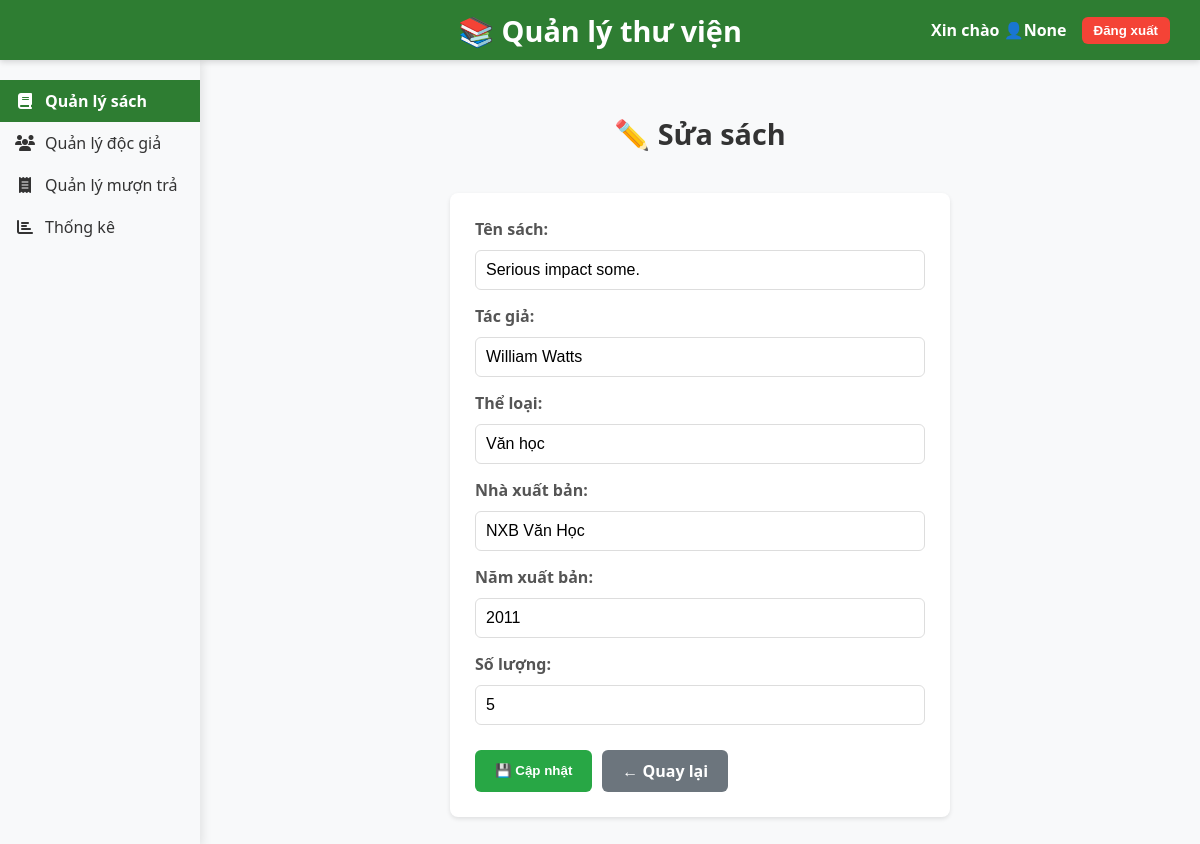
Before: /edit/12 with the older database file.
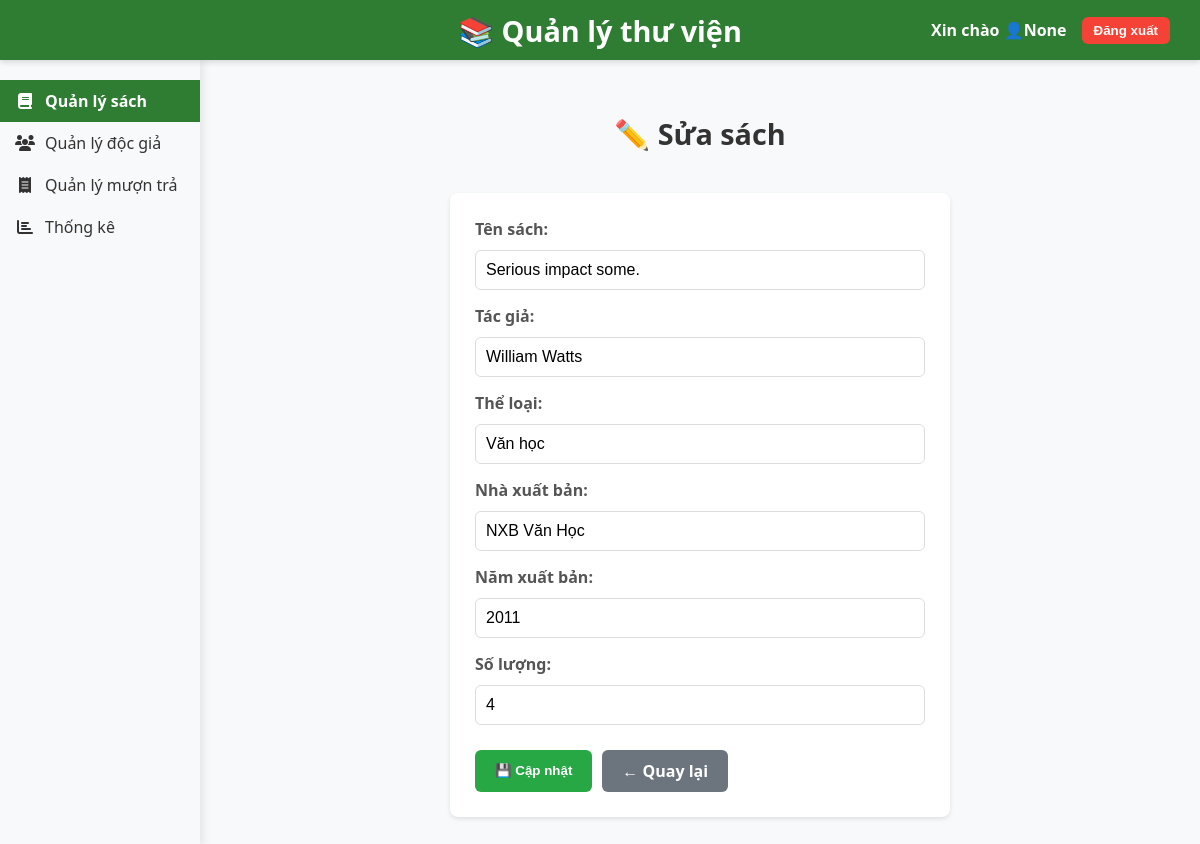
After: the same page with the newer database file.
### tables this page shows
CREATE TABLE books (
        id INTEGER PRIMARY KEY AUTOINCREMENT,
        title TEXT NOT NULL,
        author TEXT NOT NULL,
        category TEXT,
        publisher TEXT,
        year INTEGER,
        quantity INTEGER NOT NULL
    );

### app.py (the view)
@app.route('/edit/<int:id>')
def edit_book(id):
    conn = sqlite3.connect(DB_PATH)
    cursor = conn.cursor()
    cursor.execute('SELECT * FROM books WHERE id = ?', (id,))
    book = cursor.fetchone()
    conn.close()
    return render_template('edit.html', book=book)

### templates/edit.html (shortened to what this page needs)
<!DOCTYPE html>
<html lang="vi">
<head>
    <link
        rel="stylesheet"
        href="https://cdnjs.cloudflare.com/ajax/libs/font-awesome/6.4.0/css/all.min.css"
    />
</head>
<body>
    <header>
        <div class="library-name">📚 Quản lý thư viện</div>
        <div class="user-info">
            <span>Xin chào 👤{{ session.get('username') }}</span>
            <button onclick="confirmLogout()">Đăng xuất</button>
        </div>
    </header>
    <div class="content-wrapper">
        <nav class="sidebar" aria-label="Menu điều hướng chính">
            <a href="/" class="sidebar-item active" tabindex="0">
                <i class="fas fa-book" aria-hidden="true"></i>
                <span>Quản lý sách</span>
            </a>
            <a href="/readers" class="sidebar-item" tabindex="0">
                <i class="fas fa-users" aria-hidden="true"></i>
                <span>Quản lý độc giả</span>
            </a>
            <a href="/borrows" class="sidebar-item" tabindex="0">
                <i class="fas fa-receipt" aria-hidden="true"></i>
                <span>Quản lý mượn trả</span>
            </a>
            <a href="/stats" class="sidebar-item" tabindex="0">
                <i class="fas fa-chart-bar" aria-hidden="true"></i>
                <span>Thống kê</span>
            </a>
        </nav>
        <main class="main-content" tabindex="0">
            <h2>✏️ Sửa sách</h2>
            <form method="POST" action="/update/{{ book[0] }}">
                <label for="title">Tên sách:</label>
                <input type="text" id="title" name="title" value="{{ book[1] }}" required />
                <label for="author">Tác giả:</label>
                <input type="text" id="author" name="author" value="{{ book[2] }}" required />
                <label for="category">Thể loại:</label>
                <input type="text" id="category" name="category" value="{{ book[3] }}" />
                <label for="publisher">Nhà xuất bản:</label>
                <input type="text" id="publisher" name="publisher" value="{{ book[4] }}" />
                <label for="year">Năm xuất bản:</label>
                <input type="number" id="year" name="year" value="{{ book[5] }}" />
                <label for="quantity">Số lượng:</label>
                <input type="number" id="quantity" name="quantity" value="{{ book[6] }}" required />
                <div class="form-actions">
                    <button type="submit">💾 Cập nhật</button>
                    <a href="/" class="button">← Quay lại</a>
                </div>
            </form>
        </main>
    </div>
</body>
</html>

Changed rows visible on the page:
changed books "Serious impact some.": quantity "5" → "4"
